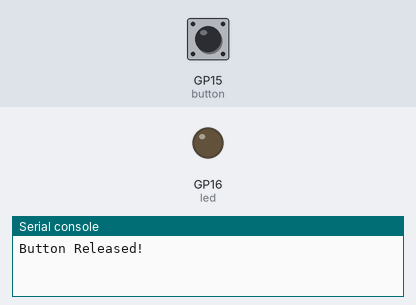
A program run on a simulated Raspberry Pi Pico running MicroPython. Parts: output pins drawn as LEDs (lit = HIGH), the last lines printed to the serial console. Inputs (shaded band) come from the test bench; at power-on: GP15 (button) LOW.

Above: at 1.2 s.
1.3 s: GP15 (button) pulled HIGH for 0.15 s
At 1.37 s:
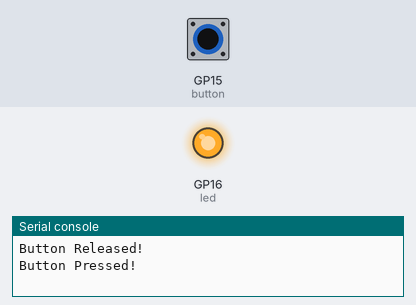
2.9 s: GP15 (button) pulled HIGH for 3.2 s
At 6.5 s:
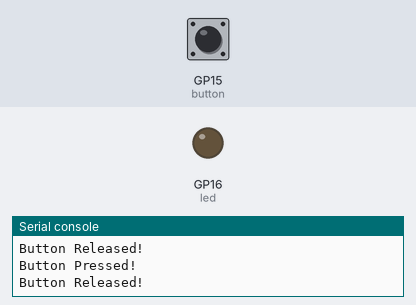
Timing chart, 0 to 8.0 s (numbered marks = the images above; inputs shaded):
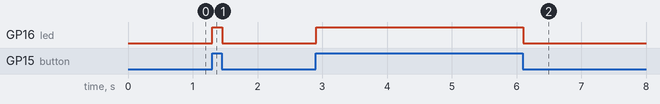

Measured:
- after the input at 1.3 s, GP16 (led): LOW → HIGH at once, → LOW 0.15 s later
- after the input at 2.9 s, GP16 (led): LOW → HIGH at once, → LOW 3.2 s later

The program:

Modified_lightON_press.py
```python
from machine import Pin
import time

button = Pin(15, Pin.IN)
led = Pin(16, Pin.OUT)

last_button_state = -1

while True:
    current_button_state = button.value()

    if current_button_state != last_button_state:
        if current_button_state == 1:
            print("Button Pressed!")
            led.value(1)
        else:
            print("Button Released!")
            led.value(0)

        last_button_state = current_button_state

    time.sleep(0.05)
```
